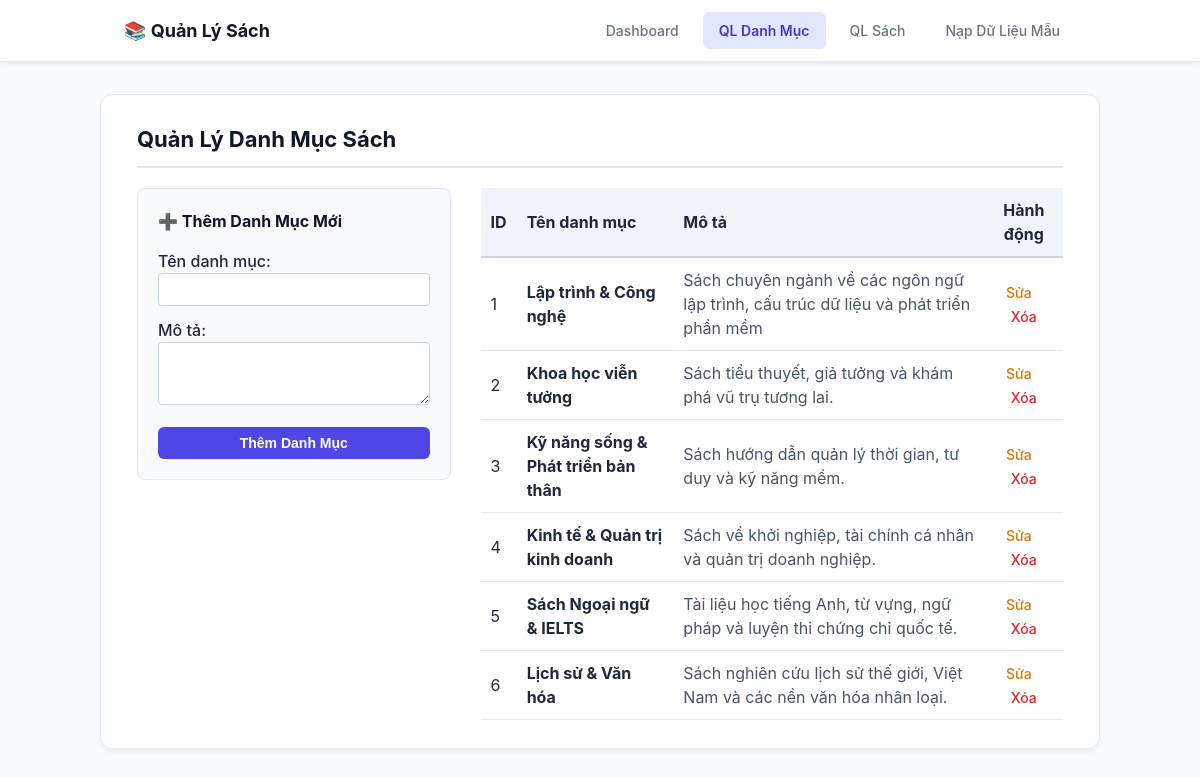
The page /categories on the database its author committed.
### QuanLiSach/app.py (models this page shows)
class Category(db.Model):
    __tablename__ = 'categories'
    id: Mapped[int] = mapped_column(primary_key=True, autoincrement=True)
    name: Mapped[str] = mapped_column(String(100), nullable=False, unique=True)
    description: Mapped[str] = mapped_column(String(255), nullable=True)
    books: Mapped[list["Book"]] = relationship(back_populates="category", cascade="all, delete-orphan")

### QuanLiSach/app.py (the view)
@app.route("/categories", methods=["GET"], endpoint="manage_categories_get")
def manage_categories_get():
    categories = db.session.execute(db.select(Category)).scalars().all()
    return render_template("categories.html", categories=categories, edit_category=None)

### QuanLiSach/templates/categories.html (shortened to what this page needs)
{% extends "layout.html" %}
{% block content %}
<h2>Quản Lý Danh Mục Sách</h2>
<div style="display: flex; gap: 30px">
  <div style="width: 35%">
    <form method="POST" action="{{ url_for('edit_category_post', id=edit_category.id) if edit_category else url_for('manage_categories_post') }}" style="background: #f8fafc; padding: 20px; border-radius: 8px; border: 1px solid #e2e8f0;">
      <h3 style="margin-top: 0; font-size: 16px; color: {% if edit_category %}#d97706{% else %}#0f172a{% endif %}">
        {% if edit_category %}✏️ Cập Nhật Danh Mục{% else %}➕ Thêm Danh Mục Mới{% endif %}
      </h3>
      <div class="row" style="margin-bottom: 12px">
        <label style="width: 100%; margin-bottom: 4px; font-weight: 500;">Tên danh mục:</label>
        <input type="text" name="name" value="{{ edit_category.name if edit_category else '' }}" style="width: 100%; padding: 8px; border: 1px solid #cbd5e1; border-radius: 4px;" required />
      </div>
      <div class="row" style="margin-bottom: 16px">
        <label style="width: 100%; margin-bottom: 4px; font-weight: 500;">Mô tả:</label>
        <textarea name="description" rows="3" style="width: 100%; padding: 8px; border: 1px solid #cbd5e1; border-radius: 4px;">{{ edit_category.description if edit_category else '' }}</textarea>
      </div>
      <div style="display: flex; gap: 10px;">
        <button type="submit" class="btn-primary" style="width: 100%; background-color: {% if edit_category %}#d97706{% else %}#4f46e5{% endif %}">
          {% if edit_category %}Lưu Thay Đổi{% else %}Thêm Danh Mục{% endif %}
        </button>
      </div>
    </form>
  </div>
  <div style="width: 65%">
    <table style="width: 100%; border-collapse: collapse">
      <thead>
        <tr style="background-color: #f1f5f9; text-align: left">
          <th style="padding: 10px; border-bottom: 2px solid #cbd5e1">ID</th>
          <th style="padding: 10px; border-bottom: 2px solid #cbd5e1">Tên danh mục</th>
          <th style="padding: 10px; border-bottom: 2px solid #cbd5e1">Mô tả</th>
          <th style="padding: 10px; border-bottom: 2px solid #cbd5e1; text-align: center;">Hành động</th>
        </tr>
      </thead>
      <tbody>
        {% for c in categories %}
        <tr {% if edit_category and edit_category.id == c.id %}style="background-color: #fef3c7;"{% endif %}>
          <td style="padding: 10px; border-bottom: 1px solid #e2e8f0">{{ c.id }}</td>
          <td style="padding: 10px; border-bottom: 1px solid #e2e8f0">
            <strong>{{ c.name }}</strong>
          </td>
          <td style="padding: 10px; border-bottom: 1px solid #e2e8f0; color: #475569;">
            {{ c.description or 'Không có mô tả' }}
          </td>
          <td style="padding: 10px; border-bottom: 1px solid #e2e8f0; text-align: center;">
            <a href="/categories/edit/{{ c.id }}" style="color: #d97706; text-decoration: none; font-size: 14px; font-weight: 500; margin-right: 10px;">Sửa</a>
            <a href="/categories/delete/{{ c.id }}" onclick="return confirm('Xóa danh mục này sẽ xóa toàn bộ sách thuộc danh mục này?');" style="color: #dc2626; text-decoration: none; font-size: 14px; font-weight: 500;">Xóa</a>
          </td>
        </tr>
        {% endfor %}
      </tbody>
    </table>
  </div>
</div>
{% endblock %}

### QuanLiSach/templates/layout.html (style rules this page uses)
* { box-sizing: border-box; }
body { font-family: -apple-system, BlinkMacSystemFont, "Segoe UI", Roboto, "Helvetica Neue", Arial, sans-serif; background-color: #f8fafc; color: #1e293b; margin: 0; padding: 0; line-height: 1.5; }
h2 { margin-top: 0; color: #0f172a; font-size: 22px; margin-bottom: 20px; border-bottom: 2px solid #e2e8f0; padding-bottom: 10px; }
button.btn-primary { background-color: #4f46e5; color: white; border: none; padding: 8px 24px; border-radius: 6px; font-size: 14px; font-weight: 600; cursor: pointer; transition: background-color 0.2s; }

### rows shown on the page
Category: id "1", name "Lập trình & Công nghệ", description "Sách chuyên ngành về các ngôn ngữ lập trình, cấu trúc dữ liệu và phát triển phần mềm"
Category: id "2", name "Khoa học viễn tưởng", description "Sách tiểu thuyết, giả tưởng và khám phá vũ trụ tương lai."
Category: id "3", name "Kỹ năng sống & Phát triển bản thân", description "Sách hướng dẫn quản lý thời gian, tư duy và kỹ năng mềm."
Category: id "4", name "Kinh tế & Quản trị kinh doanh", description "Sách về khởi nghiệp, tài chính cá nhân và quản trị doanh nghiệp."
Category: id "5", name "Sách Ngoại ngữ & IELTS", description "Tài liệu học tiếng Anh, từ vựng, ngữ pháp và luyện thi chứng chỉ quốc tế."
Category: id "6", name "Lịch sử & Văn hóa", description "Sách nghiên cứu lịch sử thế giới, Việt Nam và các nền văn hóa nhân loại."
